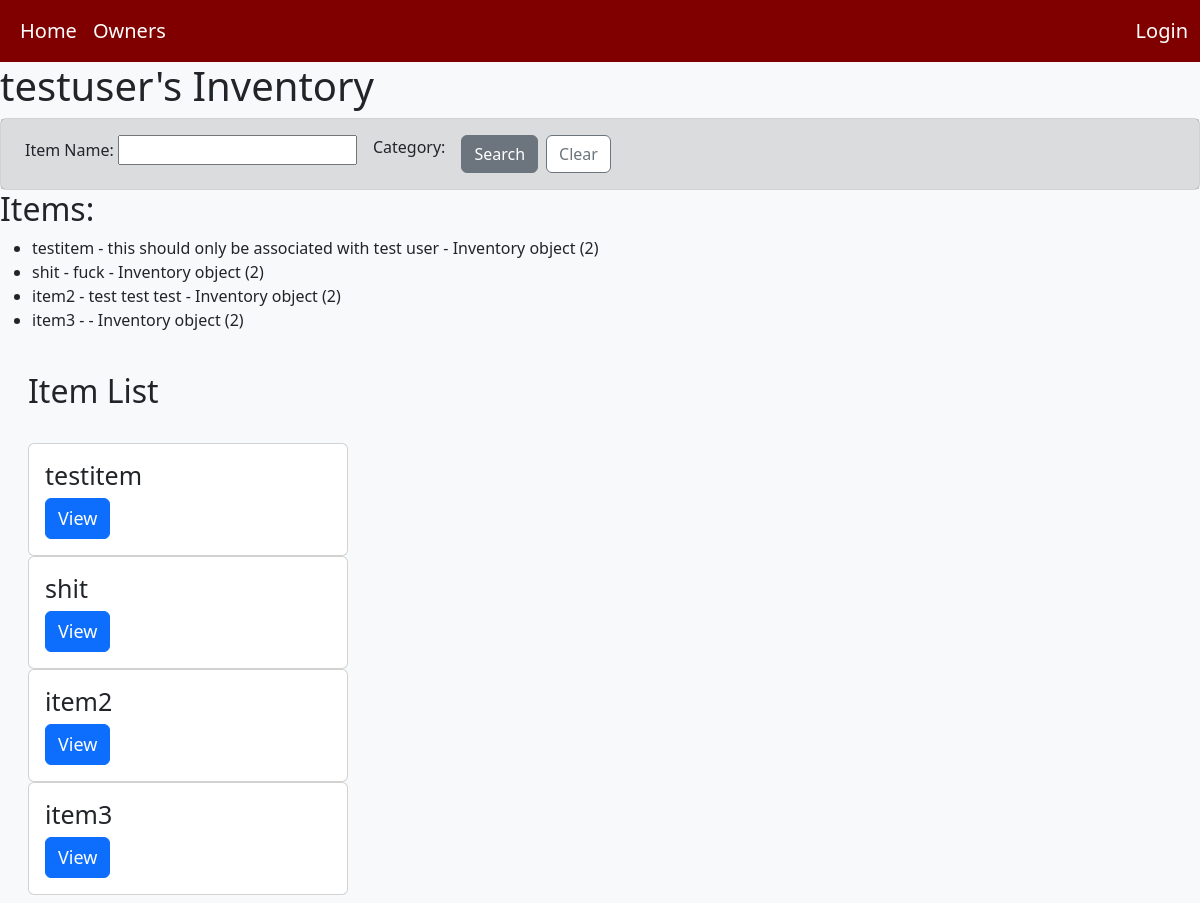
The page /inventory/2/ on the database as committed earlier.
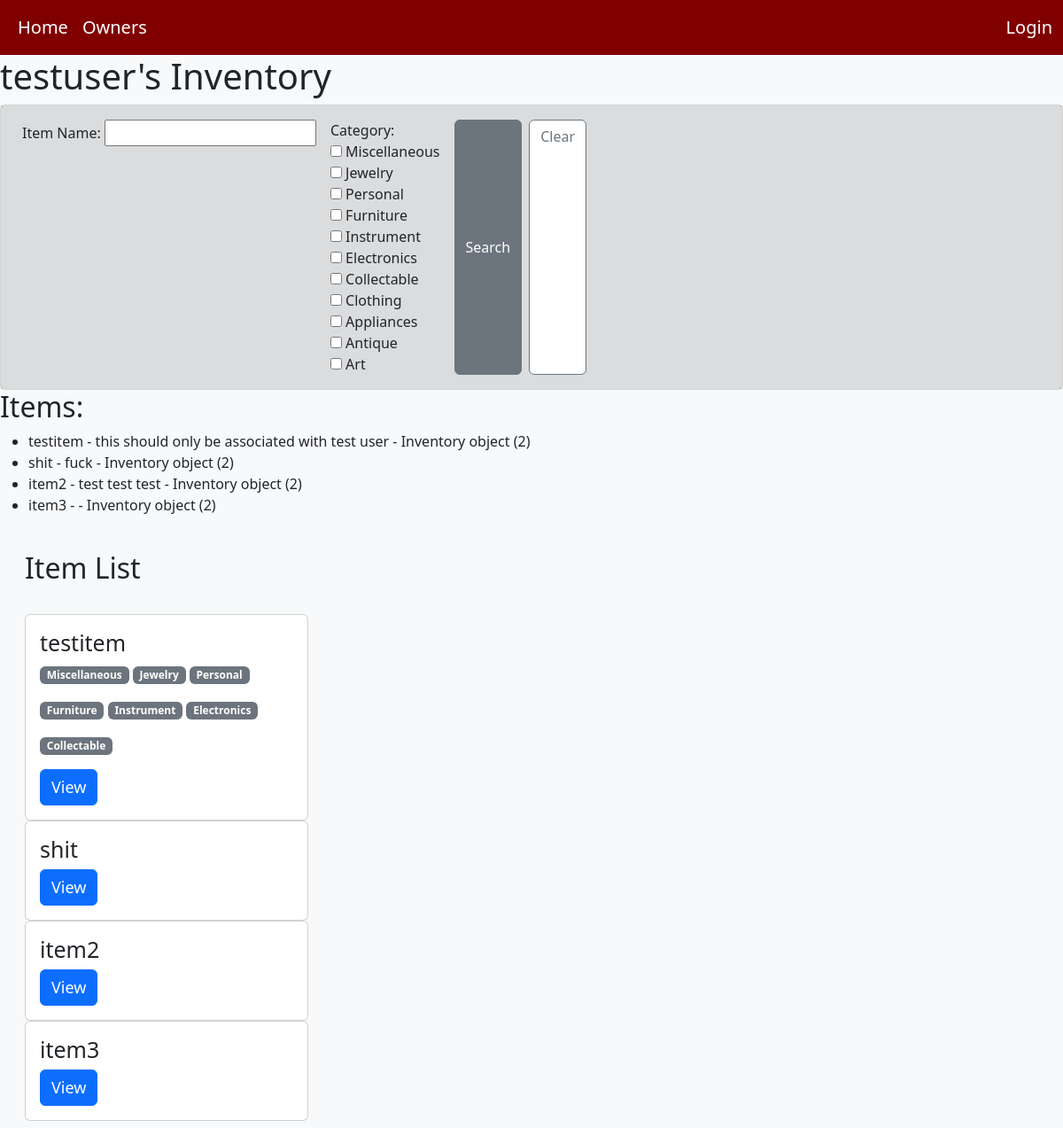
The same page on the database as committed later.
### inventory_app/models.py (models this page shows, shortened)
class Item(models.Model):
    name = models.CharField(max_length = 200)
    description = models.TextField(blank=True)
    serial_number = models.CharField(max_length=100, blank=True)
    price = models.DecimalField(max_digits=10, decimal_places=2)
    image = models.ImageField(upload_to='uploads/', null=True, blank=True)
    inventory = models.ForeignKey(Inventory, on_delete=models.CASCADE, null=True)
    tag = models.ManyToManyField(to=Tag)
    def get_absolute_url(self):
        return reverse('item-detail', args=[str(self.id)])

class Inventory(models.Model):
    def get_absolute_url(self):
        return reverse('inventory-detail', args=[str(self.id)])

class Tag(models.Model):
    name = models.CharField(max_length=100, unique=True)
    def __str__(self):
        return self.name

### inventory_app/views.py (the view)
# urls.py: path('inventory/<int:pk>/', views.InventoryDetailView.as_view(), name='inventory-detail'),
class InventoryDetailView(generic.DetailView):
    model = Inventory
    def get_context_data(self, **kwargs):
        context = super().get_context_data(**kwargs)
        current_inventory = self.get_object()
        item_filter = ItemFilter(self.request.GET, queryset=current_inventory.item_set.all())
        context['item_filter'] = item_filter
        context['items'] = item_filter.qs
        return context

### inventory_app/templates/inventory_app/inventory_detail.html (shortened to what this page needs)
{% extends "inventory_app/base_template.html" %}
{% block content %}
<h1>{{ object.owner.user.username }}'s Inventory</h1>
<div class="card">
    <div class="card-body bg-secondary bg-opacity-25">
        <form method="GET" class="d-flex flex-row">
            <div class="form-group mx-2">
                <label for="{{ item_filter.form.name.id_for_label }}">Item Name:</label>
                {{ item_filter.form.name }}
            </div>
            <div class="form-group mx-2">
                <label for="{{ item_filter.form.tags.id_for_label }}">Category:</label>
                {{ item_filter.form.tags }}
            </div>
            <button class="btn btn-secondary mx-2" type="submit">Search</button>
            <a href="{% url 'inventory-detail' inventory.id %}" class="btn btn-outline-secondary bg-white">Clear</a>
        </form>
    </div>
</div>
    <h2>Items:</h2>
    <ul>
        {% for item in items %}
            <li>{{ item.name }} - {{ item.description }} - {{ item.inventory }}</li>
        {% endfor %}
    </ul>
<body class="bg-light">
    <div class="container-fluid mx-3">
        <br>
        <h2>Item List</h2>
        <br>
        {% if items %}
            <div class="card-columns">
                {% for item in items %}
                    <div class="card me-4" style="max-width: 320px;">
                        <div class="card-body">
                            <h5 class="card-title" style="font-size: 25px;">{{ item.name }}</h5>
                            <div>
                                {% for tag in item.tag.all %}
                                    <p class="badge text-decoration-none bg-secondary">
                                        {{tag.name}}
                                    </p>
                                {% endfor %}
                            </div>
                            <a href="{{ item.get_absolute_url }}" class="btn btn-primary me-2" style="font-size: 18px;" role="button">View</a>
                        </div>
                    </div>
                {% endfor %}
            </div>
        {% else %}
            <p style="font-size: 20px;">No items have been added to your inventory.</p>
        {% endif %}
    </div>
    </body>
{% endblock %}

Rows that differ between the two databases and show on the page:
added Tag: name "Miscellaneous", shown under Item "testitem"
added Tag: name "Jewelry", shown under Item "testitem"
added Tag: name "Personal", shown under Item "testitem"
added Tag: name "Furniture", shown under Item "testitem"
added Tag: name "Instrument", shown under Item "testitem"
added Tag: name "Electronics", shown under Item "testitem"
added Tag: name "Collectable", shown under Item "testitem"
Other text that changed with them:
form field tags: (not shown) → "☐ ☐ ☐ ☐ ☐ ☐ ☐ ☐ ☐ ☐ ☐"
text now shown: "Miscellaneous Jewelry Personal Furniture Instrument Electronics Collectable Clothing Appliances Antique Art"
